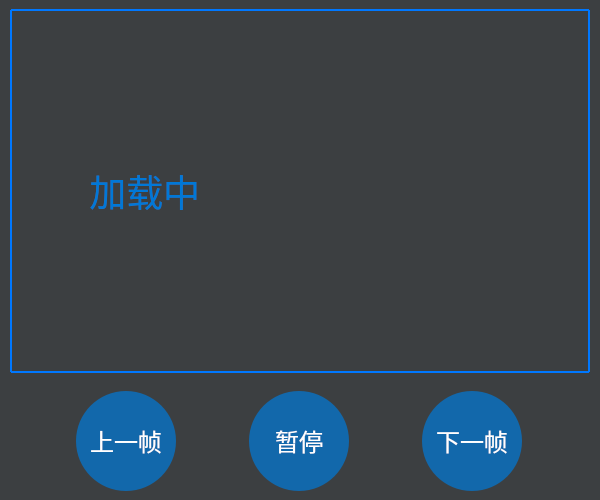
<?xml version="1.0" encoding="UTF-8"?>
<ui version="4.0">
 <class>Form</class>
 <widget class="QWidget" name="Form">
  <property name="geometry">
   <rect>
    <x>0</x>
    <y>0</y>
    <width>600</width>
    <height>500</height>
   </rect>
  </property>
  <property name="minimumSize">
   <size>
    <width>600</width>
    <height>500</height>
   </size>
  </property>
  <property name="maximumSize">
   <size>
    <width>600</width>
    <height>500</height>
   </size>
  </property>
  <property name="windowTitle">
   <string>微创手术器械识别与分割</string>
  </property>
  <property name="styleSheet">
   <string notr="true">background-color:#3c3f41;
color: #f2f2f2;</string>
  </property>
  <layout class="QVBoxLayout" name="verticalLayout" stretch="8,2">
   <property name="spacing">
    <number>0</number>
   </property>
   <property name="leftMargin">
    <number>0</number>
   </property>
   <property name="topMargin">
    <number>0</number>
   </property>
   <property name="rightMargin">
    <number>0</number>
   </property>
   <property name="bottomMargin">
    <number>0</number>
   </property>
   <item>
    <layout class="QHBoxLayout" name="horizontalLayout_2">
     <property name="leftMargin">
      <number>9</number>
     </property>
     <property name="topMargin">
      <number>9</number>
     </property>
     <property name="rightMargin">
      <number>9</number>
     </property>
     <property name="bottomMargin">
      <number>9</number>
     </property>
     <item>
      <widget class="QLabel" name="img1">
       <property name="sizePolicy">
        <sizepolicy hsizetype="Preferred" vsizetype="Preferred">
         <horstretch>0</horstretch>
         <verstretch>0</verstretch>
        </sizepolicy>
       </property>
       <property name="minimumSize">
        <size>
         <width>580</width>
         <height>0</height>
        </size>
       </property>
       <property name="maximumSize">
        <size>
         <width>580</width>
         <height>16777215</height>
        </size>
       </property>
       <property name="font">
        <font>
         <family>黑体</family>
         <pointsize>28</pointsize>
        </font>
       </property>
       <property name="styleSheet">
        <string notr="true">QLabel{
	border-radius: 1px;
	color: rgb(0, 120, 215);
	border: 2px solid rgb(0, 120, 255);
}
</string>
       </property>
       <property name="text">
        <string>       加载中</string>
       </property>
      </widget>
     </item>
    </layout>
   </item>
   <item>
    <layout class="QHBoxLayout" name="horizontalLayout_3" stretch="0">
     <property name="spacing">
      <number>0</number>
     </property>
     <property name="leftMargin">
      <number>0</number>
     </property>
     <property name="rightMargin">
      <number>0</number>
     </property>
     <item>
      <widget class="QFrame" name="frame_2">
       <property name="styleSheet">
        <string notr="true">border-radius: 1px;</string>
       </property>
       <property name="frameShape">
        <enum>QFrame::StyledPanel</enum>
       </property>
       <property name="frameShadow">
        <enum>QFrame::Raised</enum>
       </property>
       <layout class="QHBoxLayout" name="horizontalLayout_8">
        <item>
         <widget class="QPushButton" name="btn_last">
          <property name="minimumSize">
           <size>
            <width>100</width>
            <height>100</height>
           </size>
          </property>
          <property name="maximumSize">
           <size>
            <width>100</width>
            <height>100</height>
           </size>
          </property>
          <property name="font">
           <font>
            <family>华文新魏</family>
            <pointsize>18</pointsize>
           </font>
          </property>
          <property name="styleSheet">
           <string notr="true">QPushButton{
	border-radius: 50px;
	background-color: rgba(0, 120, 215, 180);
	color: white;
}
QPushButton:hover{
	background-color: rgba(0, 120, 215, 255);
}</string>
          </property>
          <property name="text">
           <string>上一帧</string>
          </property>
         </widget>
        </item>
        <item>
         <widget class="QPushButton" name="btn_play">
          <property name="minimumSize">
           <size>
            <width>100</width>
            <height>100</height>
           </size>
          </property>
          <property name="maximumSize">
           <size>
            <width>100</width>
            <height>100</height>
           </size>
          </property>
          <property name="font">
           <font>
            <family>华文新魏</family>
            <pointsize>18</pointsize>
           </font>
          </property>
          <property name="styleSheet">
           <string notr="true">QPushButton{
	border-radius: 50px;
	background-color: rgba(0, 120, 215, 180);
	color: white;
}
QPushButton:hover{
	background-color: rgba(0, 120, 215, 255);
}</string>
          </property>
          <property name="text">
           <string>暂停</string>
          </property>
         </widget>
        </item>
        <item>
         <widget class="QPushButton" name="btn_next">
          <property name="minimumSize">
           <size>
            <width>100</width>
            <height>100</height>
           </size>
          </property>
          <property name="maximumSize">
           <size>
            <width>100</width>
            <height>100</height>
           </size>
          </property>
          <property name="font">
           <font>
            <family>华文新魏</family>
            <pointsize>18</pointsize>
           </font>
          </property>
          <property name="styleSheet">
           <string notr="true">QPushButton{
	border-radius: 50px;
	background-color: rgba(0, 120, 215, 180);
	color: white;
}
QPushButton:hover{
	background-color: rgba(0, 120, 215, 255);
}</string>
          </property>
          <property name="text">
           <string>下一帧</string>
          </property>
         </widget>
        </item>
       </layout>
      </widget>
     </item>
    </layout>
   </item>
  </layout>
 </widget>
 <connections/>
</ui>
